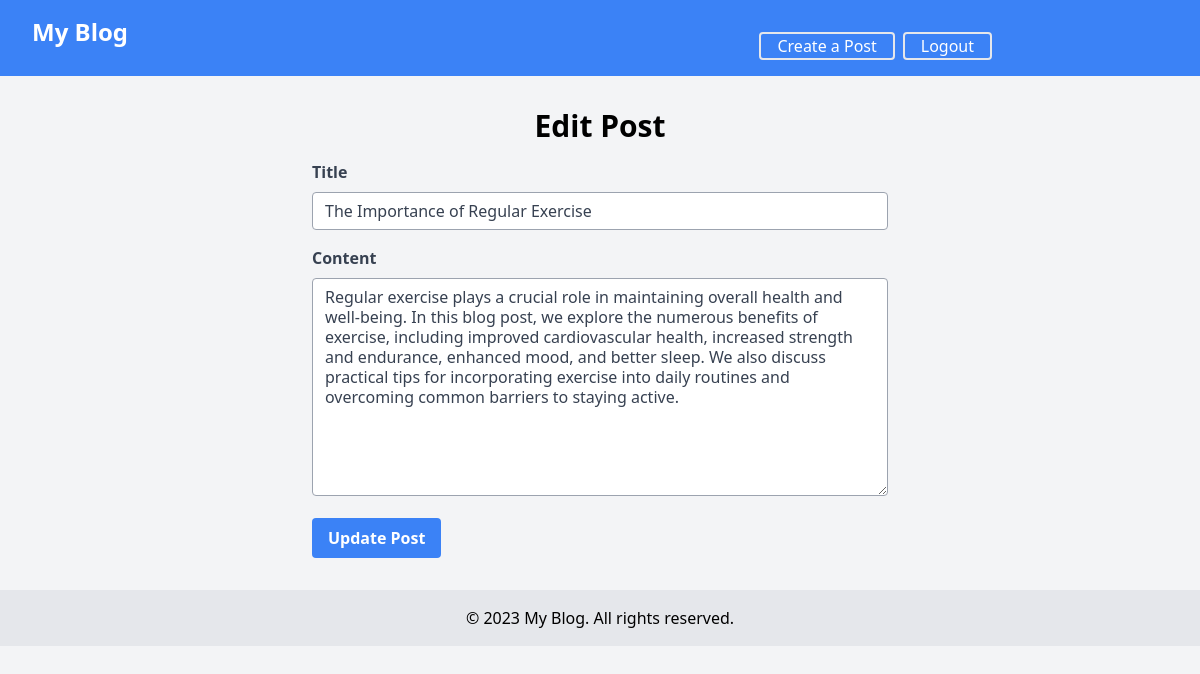
The app's page /post/5/edit/ (signed in) with its own data.
### blog/models.py (models this page shows)
class BlogPost(models.Model):
    title = models.CharField(max_length=100)
    content = models.TextField()
    author = models.ForeignKey(User,on_delete=models.CASCADE)
    publication_date = models.DateTimeField(auto_now_add=True)

### blog/views.py (the view)
# urls.py: path('post/<str:pk>/edit/', views.edit_post, name='edit_post'),
@login_required
def edit_post(request,pk):
    post = BlogPost.objects.get(id=pk)
    if request.method == 'POST':
        form = BlogPostForm(request.POST,instance = post)
        if form.is_valid():
            form.save()
            return redirect('home')
    else:
        form = BlogPostForm(instance=post)
    return render(request,'blog/edit_post.html',{'form':form,'post':post})

### blog/forms.py
class BlogPostForm(forms.ModelForm):
    class Meta:
        model = BlogPost
        fields = ['title', 'content']

### blog/templates/blog/edit_post.html (shortened to what this page needs)
{% extends 'blog/base.html' %}
{% load widget_tweaks %}
{% block content %}
  <div class="max-w-xl mx-auto">
    <h1 class="text-3xl font-bold text-center mb-4">Edit Post</h1>
    <form method="POST">
      <div class="mb-4">
        <label for="id_title" class="block text-gray-700 font-bold mb-2">Title</label>
        {{ form.title|attr:"class:border border-gray-400 rounded w-full py-2 px-3 text-gray-700 leading-tight focus:outline-none focus:shadow-outline" }}
      </div>
      <div class="mb-4">
        <label for="id_content" class="block text-gray-700 font-bold mb-2">Content</label>
        {{ form.content|attr:"class:border border-gray-400 rounded w-full py-2 px-3 text-gray-700 leading-tight focus:outline-none focus:shadow-outline" }}
      </div>
      <button class="bg-blue-500 hover:bg-blue-700 text-white font-bold py-2 px-4 rounded" type="submit">Update Post</button>
    </form>
  </div>
{% endblock %}

### records on screen
BlogPost: title "The Importance of Regular Exercise", content "Regular exercise plays a crucial role in maintaining overall health and well-being. In this blog post, we explore the numerous benefits of exercise, including improved cardiovascular health, increased strength and endurance, enhanced mood, and better sleep. We also discuss practical tips for incorporating exercise into daily routines and overcoming common barriers to staying active."
